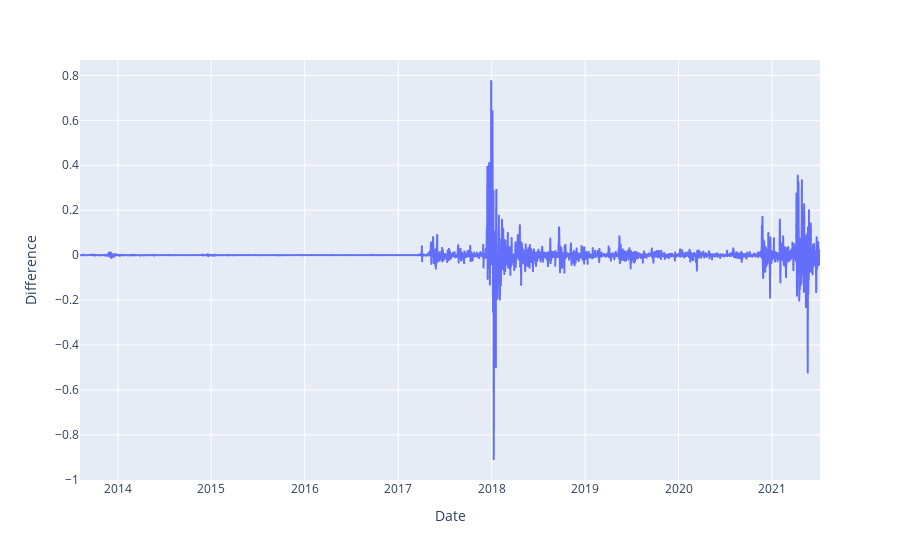

The notebook cell saved with this chart:
### Code cell
fig = px.line(data, x='Date', y="Difference")
fig.show();

### Figure 1 — Plotly figure (JSON) as saved in the notebook; plotly's stock layout.template omitted (floating-point values rounded to 4 significant figures; data arrays with more than 128 entries replaced by an {"elided": "..."} marker saying what was removed)
{"data": [{"hovertemplate": "Date=%{x}<br>Difference=%{y}<extra></extra>", "legendgroup": "", "line": {"color": "#636efa", "dash": "solid"}, "marker": {"symbol": "circle"}, "mode": "lines", "name": "", "showlegend": false, "x": {"elided": "2893 str values"}, "xaxis": "x", "y": {"elided": "2893 float values"}, "yaxis": "y", "type": "scattergl"}], "layout": {"xaxis": {"anchor": "y", "domain": [0, 1], "title": {"text": "Date"}}, "yaxis": {"anchor": "x", "domain": [0, 1], "title": {"text": "Difference"}}, "legend": {"tracegroupgap": 0}, "margin": {"t": 60}}}
